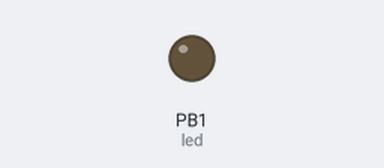
A sketch run on a simulated ATtiny85, built with avr-gcc and run on an emulated ATtiny85. Shown: output pins drawn as LEDs (lit = HIGH).

Above: at 0.7 s.
At 2.5 s:
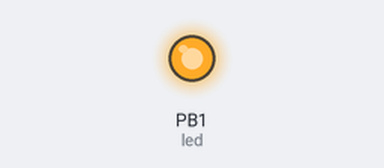
Timing chart, 0 to 5.4 s (numbered marks = the images above):
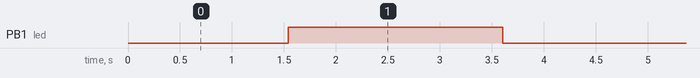

Measured:
- by itself, PB1 (led): alternates HIGH for 2.1 s and LOW for 2.1 s

The sketch:

atiny02.ino
```cpp
//Config Timer1 en attiny85 constantes y vars
#define led 1
#define multiplo 4        // con 4 interrupciones es 1s
volatile int cuenta = 0;

void setup() {
  pinMode(led, OUTPUT);
  cli();
  TCCR1 = 0;
  TCNT1 = 0;              // zero the timer
  GTCCR = _BV(PSR1);      // reset the prescaler
  OCR1A = 251;            // contador CTC, tiene un tamaño maximo de 2^8-1=255
  OCR1C = 251;
  TCCR1 |= (1 << CTC1);   // el analogo a WGM12 en los atmega
  TCCR1 |= (1 << CS10);
  TCCR1 |= (1 << CS11);
  TCCR1 |= (1 << CS12);
  TCCR1 |= (1 << CS13);   // CS10=1, CS11=1, CS12=1, CS13=1
                          // ==> prescaler=16384 (ver datasheet attiny85)
                          // luego T=1/(f/prescaler)==> 16384/16.5MHz = 993us
                          // 993us*CTC=993us*252= 250 ms
  TIMSK = (1 << OCIE1A);  // para habilitar la comparacion Output Compare
                          // A Match (vector interrupcion)
  sei();
}

void loop(){
}

//rutina interrupcion
ISR(TIMER1_COMPA_vect){ //entra aca cada 242 ms
  cuenta++;
  if (cuenta>=multiplo){
    digitalWrite(led, !digitalRead(led));
    cuenta = 0;
    }
}
```
